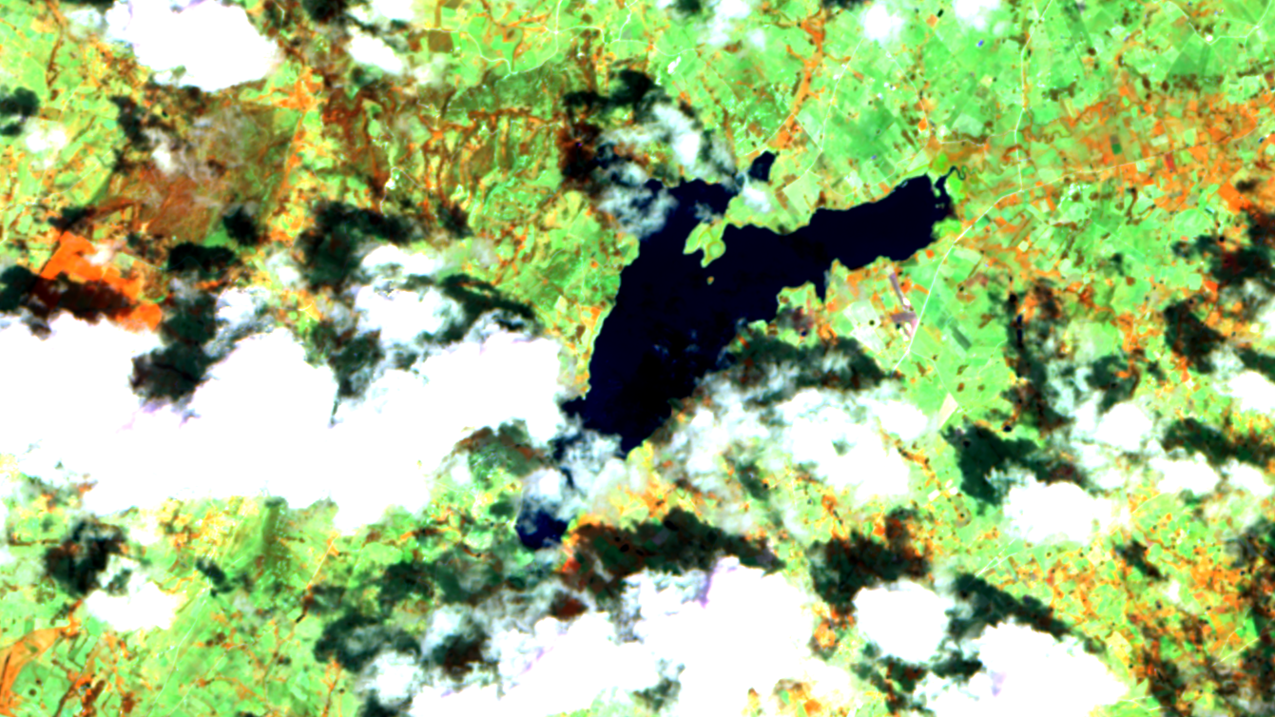
#> input picture test.tiff, 1275 x 717 px
$ jupyter execute --allow-errors Tifftesting.ipynb   (shell and % lines are left out)
#> lines starting #> are read from the running program, lines starting #| are printed output that depends on the picture
[cell 1]
from pylab import *
import numpy as np
import cv2
import pandas as pd
import matplotlib.pyplot as plt
import math
from libtiff import TIFF
import seaborn as sn
from sklearn.neural_network import MLPRegressor
from sklearn import preprocessing,tree,svm
from sklearn.ensemble import RandomForestRegressor
from sklearn.naive_bayes import GaussianNB
from sklearn.metrics import confusion_matrix, mean_squared_error,explained_variance_score
from sklearn import datasets, linear_model
from sklearn.feature_selection import VarianceThreshold,RFE
import joblib

[cell 2]
img=cv2.imread('test.tiff',cv2.IMREAD_UNCHANGED)
#> img is the input picture: shape (717, 1275, 4); mean B, G, R, A 125.9, 185, 160.3, 255

[cell 3]
file='/home/caasalazarsa/Documentos/PRUEBAS_TESIS/CAP3_PRIMER AGENTE/23junio2017/S2A_tile_20170623_18NXM_0_(B03-B08)_(B03+B08)_M_[-73.22078704833986,5.5807922489019255,-73.16559791564943,5.628200566956353].tiff'

def describe(file_name,show=False,save=False,save_name=''):

    # to open a tiff file for reading:
    tif = TIFF.open(file_name, mode='r')
    # to read all images in a TIFF file:
    for image in tif.iter_images(): # do stuff with image

        imggray=image[:,:,0]
        color = ('b','g','r')
        features=[]
        for i,col in enumerate(color):
            histr = cv2.calcHist([image],[i],None,[256],[0,256])
            features=features+(histr[:,0].tolist())
            if show:
                plt.plot(histr,color = col)
                plt.xlim([0,256])
        if show:
            plt.show()
        ret2,th2 = cv2.threshold(imggray,20,255,cv2.THRESH_BINARY_INV)
        # [6 lines of commented-out code are left out]

        contours,hierarchy = cv2.findContours(th2,  cv2.RETR_TREE, cv2.CHAIN_APPROX_SIMPLE)
        #print(len(contours))
        contour_sizes = [(cv2.contourArea(contour), contour) for contour in contours]
        biggest_contour = max(contour_sizes, key=lambda x: x[0])[1]
        areabig=cv2.contourArea(biggest_contour)
        M = cv2.moments(biggest_contour)
        print (M['m00'])

        print(areabig)
        result=areabig*25
        #print(result)
        resultkm2=result/1000000
        #print(resultkm2)
        features=features+[resultkm2]
        features=features+(list(M.values()))
        image_external = np.zeros(image.shape, image.dtype)
        cv2.drawContours(image_external,  biggest_contour, -1, (0,0,255), 10)
        if show:
            plt.imshow(image)
            plt.title('Test Image'), plt.xticks([]), plt.yticks([])
            plt.show()
            plt.imshow(imggray, cmap='gray')
            plt.title('Test Image gray'), plt.xticks([]), plt.yticks([])
            plt.show()
            plt.imshow(th2, cmap='gray')
            plt.title('Threshold'), plt.xticks([]), plt.yticks([])
            plt.show()
            plt.imshow(cv2.cvtColor(image_external, cv2.COLOR_BGR2RGB))
            plt.title('contour'), plt.xticks([]), plt.yticks([])
            plt.show()

        if save:
            cv2.imwrite('OUTPUT_SN/'+save_name+'Gray.jpg',imggray)
            cv2.imwrite('OUTPUT_BN/'+save_name+'Th2.jpg',th2)
            cv2.imwrite('OUTPUT_CN/'+save_name+'Contours.jpg',image_external)

        return features


#> (the rest of this cell did not finish here and is left out)

[cell 4]
import os
import datetime
sourcedir = 'INPUT'

dl = os.listdir(sourcedir)

#print(dl)
data=[]
dates=[]


#> (the rest of this cell did not finish here and is left out)

[cell 5]
import datetime
import pandas as pd
#xlrd library requirement

def check_values(fecha):

    sourcedir = 'datos'
    fecha_split=fecha.split('-')
    year=fecha_split[0]
    month=fecha_split[1]
    day=fecha_split[2]

    fecha_dict={'01':'Enero','02':'Febrero','03':'Marzo','04':'Abril','05':'Mayo','06':'Junio','07':'Julio','08':'Agosto','09':'Septiembre','10':'Oct','11':'Nov','12':'Dic'}

    dl = os.listdir(sourcedir)

    for file in dl:
        if year in file and '.~' not in file:
            xls = pd.ExcelFile(sourcedir+'/'+file)
            sheet=xls.parse(fecha_dict[month],header=3)
            print(file,month)
            for i in range(len(sheet['FECHA'])):
                if fecha in str(sheet['FECHA'][i]):
                    #print('encontrado')
                    #print(sheet['NIVEL COTA m.s.n.m'][i])
                    return sheet['NIVEL COTA m.s.n.m'][i]

print("trabajando...")
labels =[]
for date in dates:
    value=check_values(date)
    val=0.0059294968*value**3-47.1177196975*value**2+124804.327219275*value-110192989.648351
    if(val>=98):
        val=98
    labels.append(round(val,5))
print(labels)

#print(data)


min_max_scaler = preprocessing.MinMaxScaler()
#> (the rest of this cell did not finish here and is left out)

[cell 6]
rdata=pd.read_csv("dataset.csv")
#> (reads dataset.csv from the repository)
rdata = rdata.sort_values('Label')

'''Your code here'''

print(rdata.describe())

[cell 7]
data=rdata.iloc[np.random.permutation(len(rdata))] # baraja los datos por filas


cut=int(len(data['Label'])*0.8)

train = data[:cut]
test_ = data[cut:]

trdata = train.copy()
del trdata['Label']


tstdata = test_.copy()
del tstdata['Label']

[cell 8]
target=train['Label']
expected=test_['Label']
regr = linear_model.LinearRegression()

regr.fit(trdata, target)

# Make predictions using the testing set
_pred = regr.predict(trdata)

print(_pred)
print(list(target))
print('abs error')
print(list(target)-_pred)
print(mean_squared_error(target, _pred))
print(explained_variance_score(target, _pred))
_pred2 = regr.predict(tstdata)
print(_pred2)
print(list(expected))
print('abs error')
print(list(expected)-_pred2)
print(mean_squared_error(expected, _pred2))
print(explained_variance_score(expected, _pred2))

[cell 9]
import matplotlib.pyplot as plt
x=list(range(len(target)))
x2=list(range(len(expected)))
plt.title("Linear Regressor Comparación Real vs. Modelo: Train")
plt.ylabel("Mm3")
plt.xlabel("Muestra")
plt.plot(x,target,x,_pred)
plt.savefig('linComp1.png')
#> figure, not shown here; curve peaks at x = 14, y = 68.6; curve peaks at x = 14, y = 68.6
plt.show()
plt.title("Linear Regressor Comparación Real vs. Modelo: Test")
plt.ylabel("Mm3")
plt.xlabel("Muestra")
plt.plot(x2,expected,x2,_pred2)
plt.savefig('linComp2.png')
#> figure, not shown here; curve peaks at x = 9, y = 58.84; curve peaks at x = 0, y = 60.84
plt.show()
plt.title("Linear Regressor Error Real vs Modelo: Train")
plt.ylabel("Mm3")
plt.xlabel("Muestra")
plt.plot(x,abs(target-_pred))
plt.savefig('linComp3.png')
#> figure, not shown here; curve peaks at x = 28, y = 1.47
plt.show()
plt.title("Linear Regressor Error Real vs Modelo: Test")
plt.ylabel("Mm3")
plt.xlabel("Muestra")
plt.plot(x2,abs(expected-_pred2))
plt.savefig('linComp4.png')
#> figure, not shown here; curve peaks at x = 2, y = 72.61
plt.show()

[cell 10]
target=train['Label']
expected=test_['Label']
regr =linear_model.Ridge(alpha=0.05)

regr.fit(trdata, target)

# Make predictions using the testing set
_pred = regr.predict(trdata)
print(_pred)
print(list(target))
print('abs error')
print(list(target)-_pred)
print(mean_squared_error(target, _pred))
print(explained_variance_score(target, _pred))

[cell 11]
_pred2 = regr.predict(tstdata)
print(_pred2)
print(list(expected))
print('abs error')
print(list(expected)-_pred2)
print(mean_squared_error(expected, _pred2))
print(explained_variance_score(expected, _pred2))

[cell 12]
import matplotlib.pyplot as plt
x=list(range(len(target)))
x2=list(range(len(expected)))
plt.title("Ridge Regression Comparación Real vs. Modelo: Train")
plt.ylabel("Mm3")
plt.xlabel("Muestra")
plt.plot(x,target,x,_pred)
plt.savefig('ridgeComp1.png')
#> figure, not shown here; curve peaks at x = 14, y = 68.6; curve peaks at x = 14, y = 68.04
plt.show()
plt.title("Ridge Regression Comparación Real vs. Modelo: Test")
plt.ylabel("Mm3")
plt.xlabel("Muestra")
plt.plot(x2,expected,x2,_pred2)
plt.savefig('ridgeComp2.png')
#> figure, not shown here; curve peaks at x = 9, y = 58.84; curve peaks at x = 5, y = 36.91
plt.show()
plt.title("Ridge Regression Error Real vs Modelo: Train")
plt.ylabel("Mm3")
plt.xlabel("Muestra")
plt.plot(x,abs(target-_pred))
plt.savefig('ridgeComp3.png')
#> figure, not shown here; curve peaks at x = 27, y = 9.48
plt.show()
plt.title("Ridge Regression Error Real vs Modelo: Test")
plt.ylabel("Mm3")
plt.xlabel("Muestra")
plt.plot(x2,abs(expected-_pred2))
plt.savefig('ridgeComp4.png')
#> figure, not shown here; curve peaks at x = 9, y = 35.19
plt.show()

[cell 13]
import pickle
filename = 'ridge2.sav'
pickle.dump(regr, open(filename, 'wb'))

[cell 14]
target=train['Label']
expected=test_['Label']
regr = MLPRegressor(solver='adam',activation='relu',hidden_layer_sizes=(120,120),max_iter=7000)

regr.fit(trdata, target)

# Make predictions using the testing set

_pred = regr.predict(trdata)
print(_pred)
print(list(target))
print('abs error')
print(list(target)-_pred)
print(mean_squared_error(target, _pred))
print(explained_variance_score(target, _pred))

_pred2 = regr.predict(tstdata)
print(_pred2)
print(list(expected))
print('abs error')
print(list(expected)-_pred2)
print(mean_squared_error(expected, _pred2))
print(explained_variance_score(expected, _pred2))

[cell 15]
import matplotlib.pyplot as plt
x=list(range(len(target)))
x2=list(range(len(expected)))
plt.title("MLP Comparación Real vs. Modelo: Train")
plt.ylabel("Mm3")
plt.xlabel("Muestra")
plt.plot(x,target,x,_pred)
plt.savefig('Comp1.png')
#> figure, not shown here; curve peaks at x = 14, y = 68.6; curve peaks at x = 14, y = 68.35
plt.show()
plt.title("MLP Comparación Real vs. Modelo: Test")
plt.ylabel("Mm3")
plt.xlabel("Muestra")
plt.plot(x2,expected,x2,_pred2)
plt.savefig('Comp2.png')
#> figure, not shown here; curve peaks at x = 9, y = 58.84; curve peaks at x = 2, y = 42.26
plt.show()
plt.title("MLP Error Real vs Modelo: Train")
plt.ylabel("Mm3")
plt.xlabel("Muestra")
plt.plot(x,abs(target-_pred))
plt.savefig('Comp3.png')
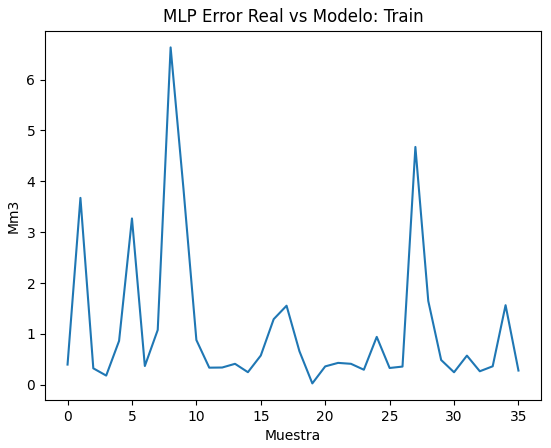
#> figure drawn by matplotlib, 1 panel; curve peaks at x = 8, y = 6.63
plt.show()
plt.title("MLP Error Real vs Modelo: Test")
plt.ylabel("Mm3")
plt.xlabel("Muestra")
plt.plot(x2,abs(expected-_pred2))
plt.savefig('Comp4.png')
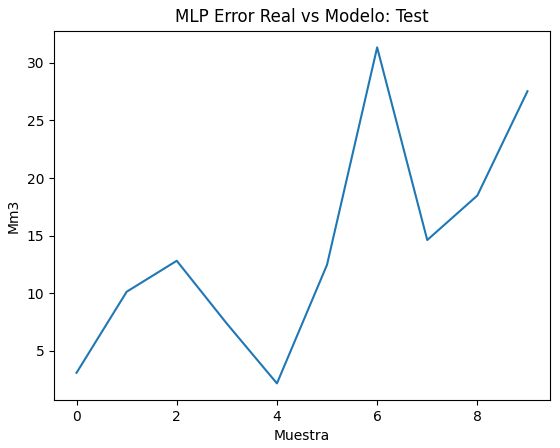
#> figure drawn by matplotlib, 1 panel; curve peaks at x = 6, y = 31.34
plt.show()

[cell 16]
import pickle
filename = 'mlp2.sav'
pickle.dump(regr, open(filename, 'wb'))

[cell 17]
target=train['Label']
expected=test_['Label']
regr = RandomForestRegressor(n_estimators = 300, max_depth =40)

regr=regr.fit(trdata, target)

# Make predictions using the testing set

_pred = regr.predict(trdata)
print(_pred)
print(list(target))
print('abs error')
print(list(target)-_pred)
print(mean_squared_error(target, _pred))
print(explained_variance_score(target, _pred))

_pred2 = regr.predict(tstdata)
print(_pred2)
print(list(expected))
print('abs error')
print(list(expected)-_pred2)
print(mean_squared_error(expected, _pred2))
print(explained_variance_score(expected, _pred2))

[cell 18]
import pickle
filename = 'rf.sav'
pickle.dump(regr, open(filename, 'wb'))

[cell 19]
import matplotlib.pyplot as plt
x=list(range(len(target)))
x2=list(range(len(expected)))
plt.title("Random Forest Comparación Real vs. Modelo: Train")
plt.ylabel("Mm3")
plt.xlabel("Muestra")
plt.plot(x,target,x,_pred)
plt.savefig('rfComp1.png')
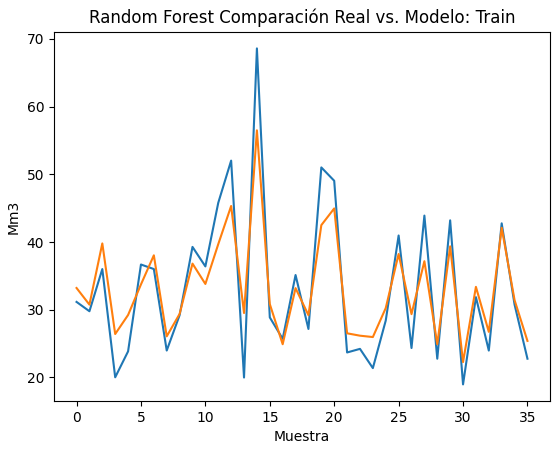
#> figure drawn by matplotlib, 1 panel; curve peaks at x = 14, y = 68.6; curve peaks at x = 14, y = 56.5
plt.show()
plt.title("Random Forest  Comparación Real vs. Modelo: Test")
plt.ylabel("Mm3")
plt.xlabel("Muestra")
plt.plot(x2,expected,x2,_pred2)
plt.savefig('rfComp2.png')
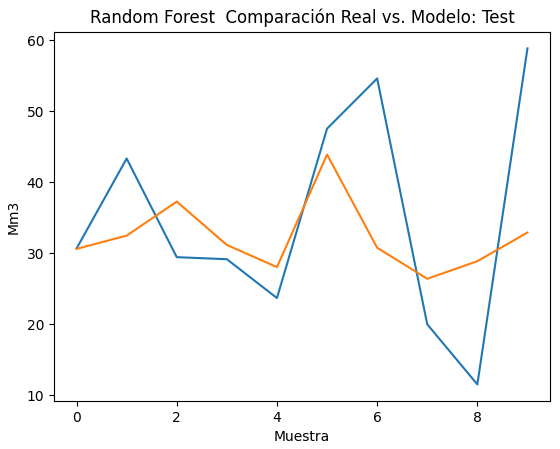
#> figure drawn by matplotlib, 1 panel; curve peaks at x = 9, y = 58.84; curve peaks at x = 5, y = 43.89
plt.show()
plt.title("Random Forest Error Real vs Modelo: Train")
plt.ylabel("Mm3")
plt.xlabel("Muestra")
plt.plot(x,abs(target-_pred))
plt.savefig('rfComp3.png')
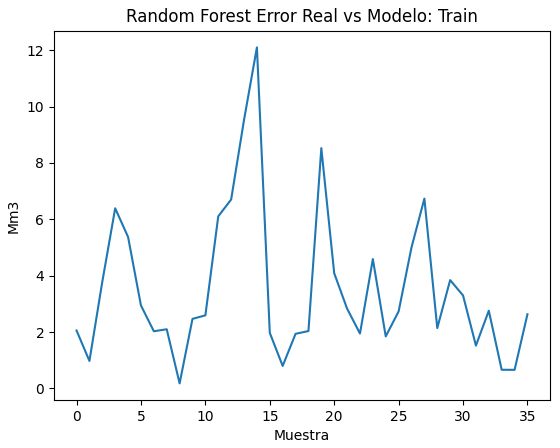
#> figure drawn by matplotlib, 1 panel; curve peaks at x = 14, y = 12.1
plt.show()
plt.title("Random Forest Error Real vs Modelo: Test")
plt.ylabel("Mm3")
plt.xlabel("Muestra")
plt.plot(x2,abs(expected-_pred2))
plt.savefig('rfComp4.png')
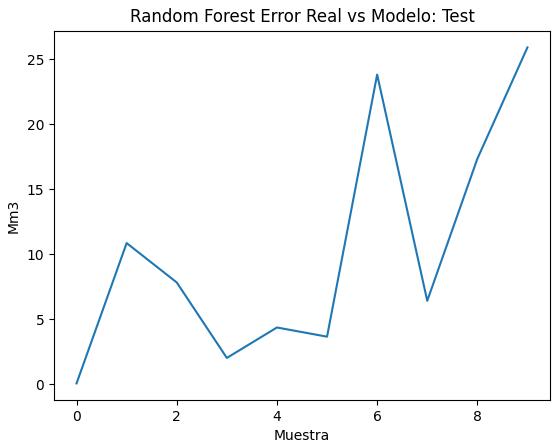
#> figure drawn by matplotlib, 1 panel; curve peaks at x = 9, y = 25.93
plt.show()

[cell 20]
target=train['Label']
expected=test_['Label']
regr =linear_model.Ridge(alpha=.5)

regr.fit(trdata, target)

rfe = RFE(regr, n_features_to_select=200)
rfe = rfe.fit(trdata, target)

_pred = rfe.predict(trdata)
print(_pred)
print(list(target))
print('abs error')
print(list(target)-_pred)
print(mean_squared_error(target, _pred))
print(explained_variance_score(target, _pred))

_pred2 = rfe.predict(tstdata)
print(_pred2)
print(list(expected))
print('abs error')
print(list(expected)-_pred2)
print(mean_squared_error(expected, _pred2))
print(explained_variance_score(expected, _pred2))

[cell 21]
import matplotlib.pyplot as plt
x=list(range(len(target)))
x2=list(range(len(expected)))
plt.title("RFE Comparación Real vs. Modelo: Train")
plt.ylabel("Mm3")
plt.xlabel("Muestra")
plt.plot(x,target,x,_pred)
plt.savefig('rfeComp1.png')
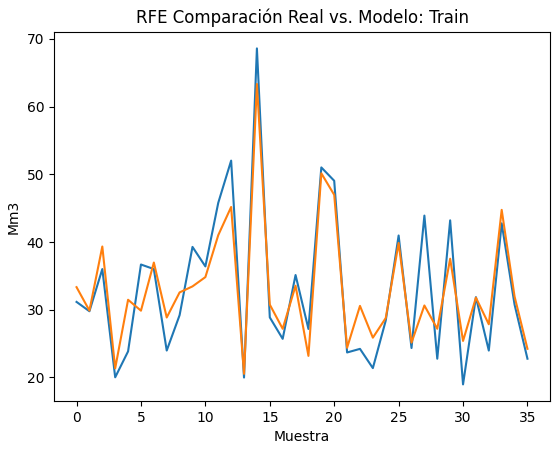
#> figure drawn by matplotlib, 1 panel; curve peaks at x = 14, y = 68.6; curve peaks at x = 14, y = 63.35
plt.show()
plt.title("RFE Comparación Real vs. Modelo: Test")
plt.ylabel("Mm3")
plt.xlabel("Muestra")
plt.plot(x2,expected,x2,_pred2)
plt.savefig('rfeComp2.png')
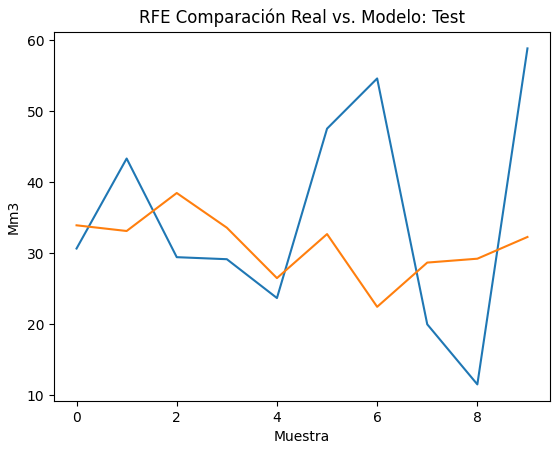
#> figure drawn by matplotlib, 1 panel; curve peaks at x = 9, y = 58.84; curve peaks at x = 2, y = 38.47
plt.show()
plt.title("RFE Error Real vs Modelo: Train")
plt.ylabel("Mm3")
plt.xlabel("Muestra")
plt.plot(x,abs(target-_pred))
plt.savefig('rfeComp3.png')
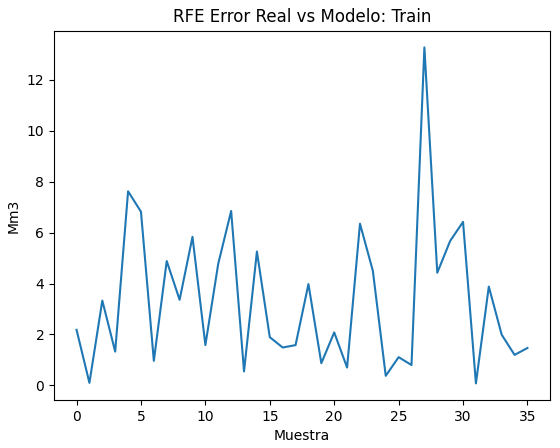
#> figure drawn by matplotlib, 1 panel; curve peaks at x = 27, y = 13.28
plt.show()
plt.title("RFE Error Real vs Modelo: Test")
plt.ylabel("Mm3")
plt.xlabel("Muestra")
plt.plot(x2,abs(expected-_pred2))
plt.savefig('rfeComp4.png')
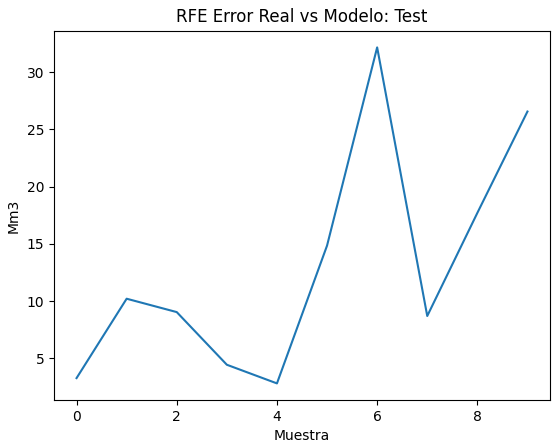
#> figure drawn by matplotlib, 1 panel; curve peaks at x = 6, y = 32.16
plt.show()
